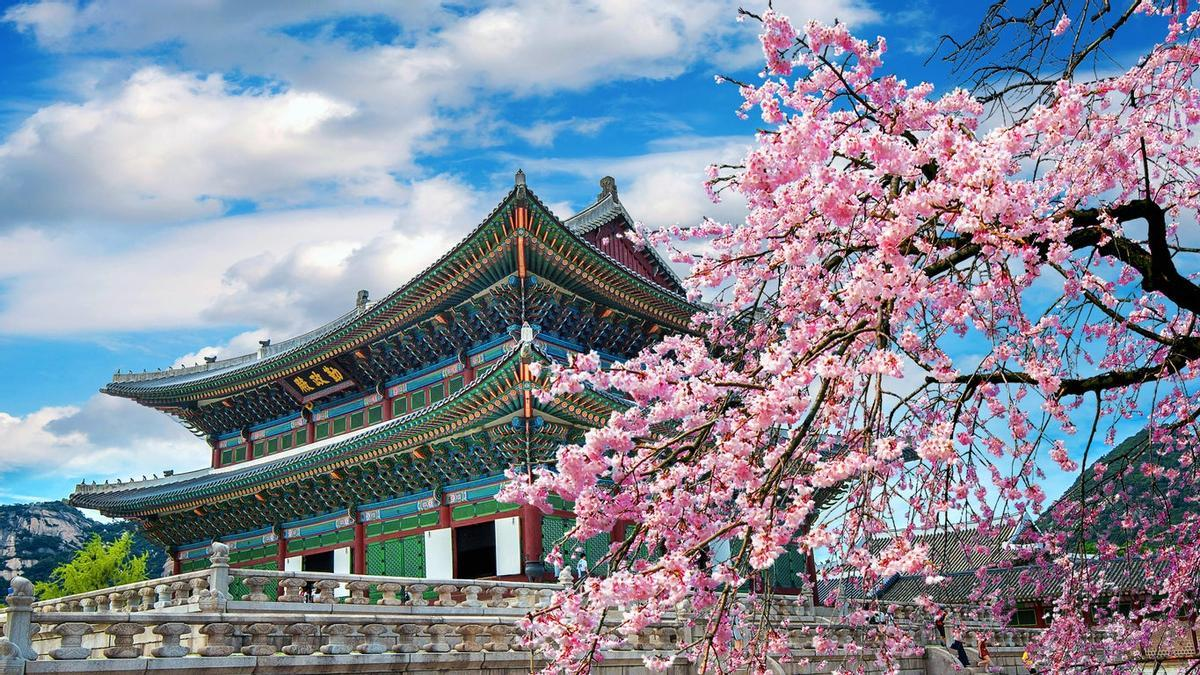
#> input picture Analisis de Algoritmos/corea.jpg, 1200 x 675 px
$ python FiltroSobel.py
#> lines starting #> are read from the running program, lines starting #| are printed output that depends on the picture
import cv2 as cv
import numpy as np

# Leer la imagen en escala de grises
imagenEngris = cv.imread('corea.jpg', 0)
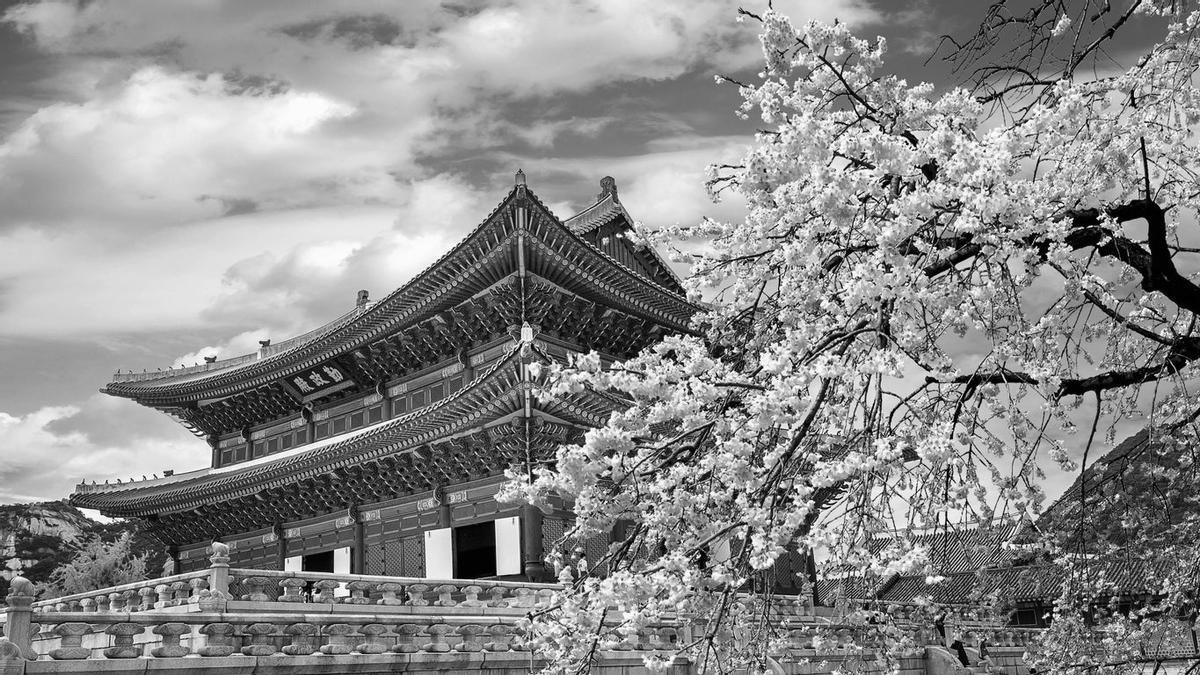
#> imagenEngris: shape (675, 1200); min 0, max 255, mean 139.1

# Crear una matriz de ceros para el resultado
resultado = np.zeros_like(imagenEngris)

# Definir los kernels de Sobel para detección vertical y horizontal
sobel_vertical = np.array([[-1, 0, 1], [-2, 0, 2], [-1, 0, 1]])
sobel_horizontal = np.array([[-1, -2, -1], [0, 0, 0], [1, 2, 1]])

# Aplicar el filtro de Sobel en la dirección vertical
for i in range(1, imagenEngris.shape[0] - 1):
    for j in range(1, imagenEngris.shape[1] - 1):
        gx = np.sum(imagenEngris[i-1:i+2, j-1:j+2] * sobel_vertical)
        gy = np.sum(imagenEngris[i-1:i+2, j-1:j+2] * sobel_horizontal)
        resultado[i, j] = np.sqrt(gx*2 + gy*2)
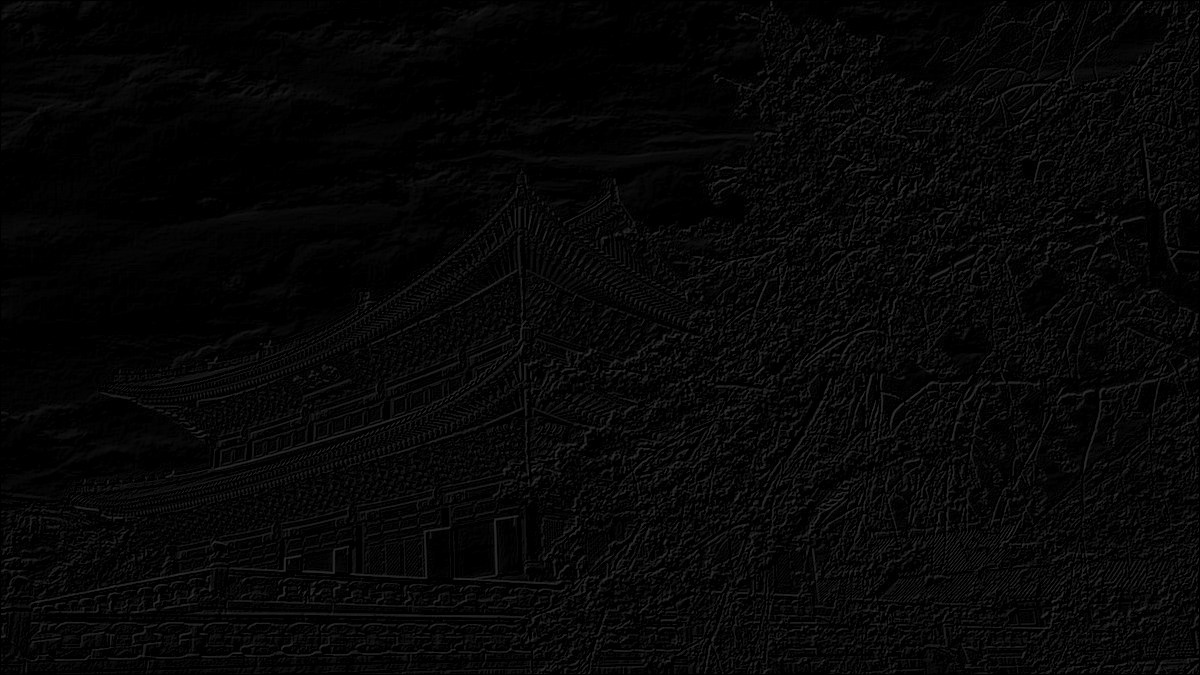
#> resultado: shape (675, 1200); min 0, max 52, mean 6.3

# Visualizar la imagen resultante
cv.imshow('Resultado', resultado)
cv.waitKey(0)

$ run again, with Analisis de Algoritmos/conejo.png saved as Analisis de Algoritmos/corea.jpg
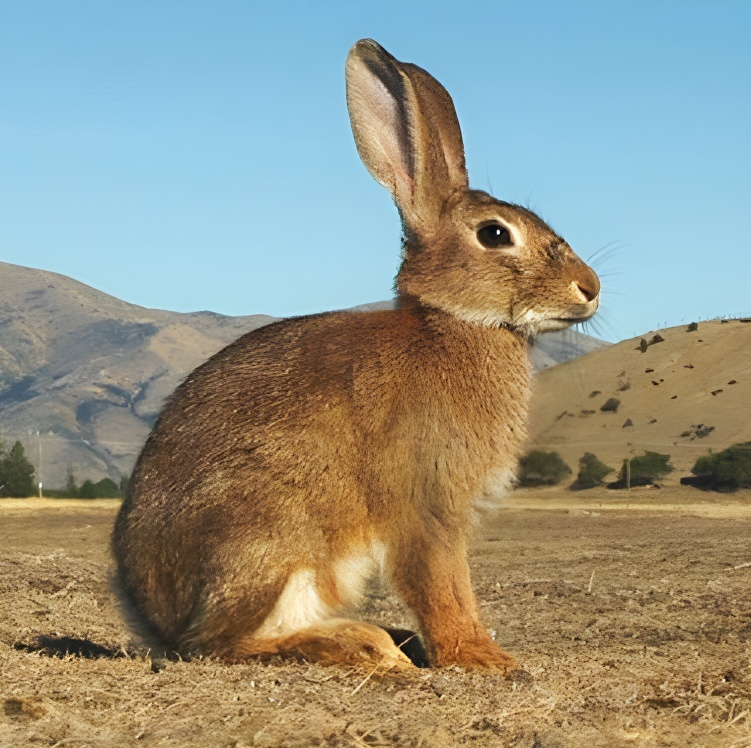
#> input picture Analisis de Algoritmos/conejo.png, 751 x 748 px
#> `imagenEngris = cv.imread('corea.jpg', 0)`:
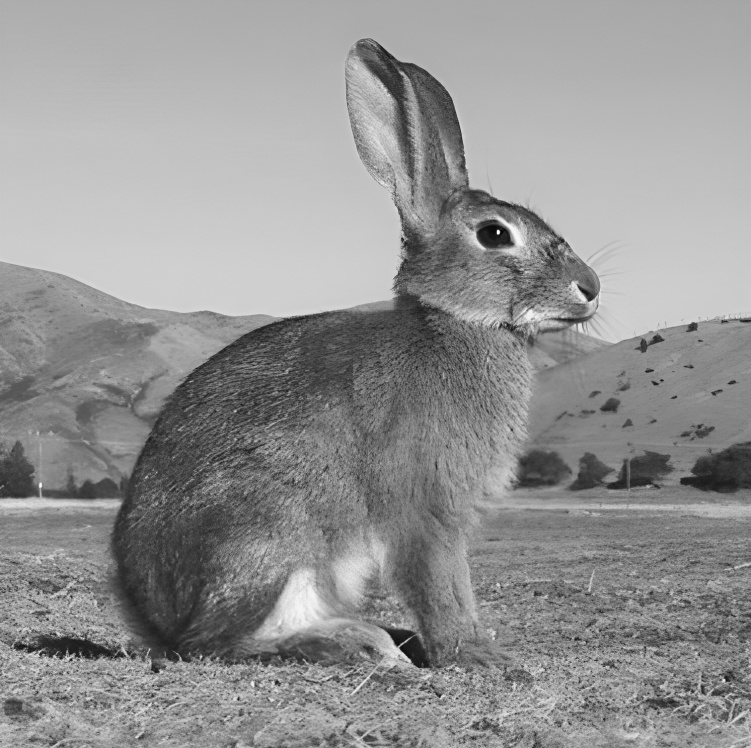
#> imagenEngris: shape (748, 751); min 3, max 255, mean 147
#> after the loop `for i in range(1, imagenEngris.shape[0] - 1):`:
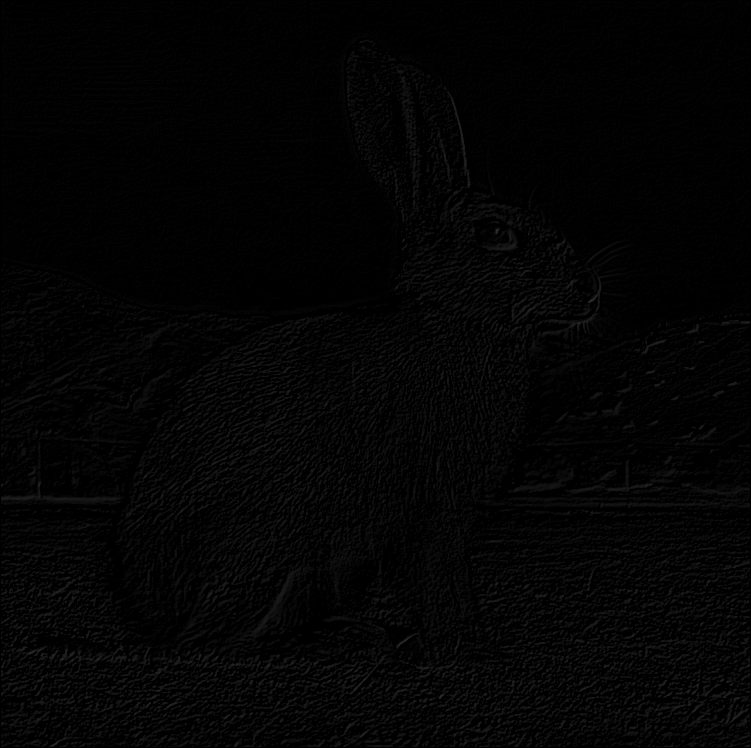
#> resultado: shape (748, 751); min 0, max 49, mean 3.7
